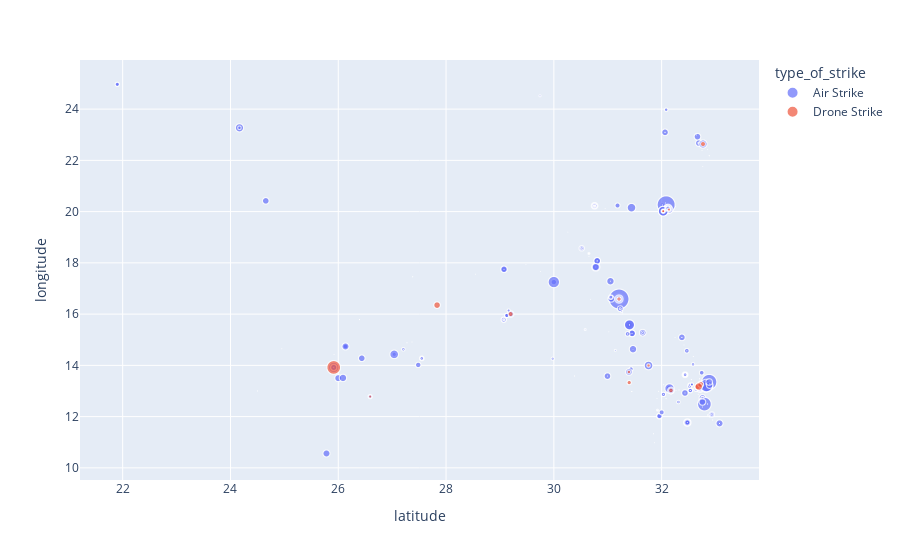

Write notebook code for a chart like this one.
### Code cell
fig = px.scatter(df_libya, x="latitude", y="longitude", color='type_of_strike',size='fatalities')
fig.show()

### Figure 1 — Plotly figure (JSON) as saved in the notebook; plotly's stock layout.template omitted (floating-point values rounded to 4 significant figures; data arrays with more than 128 entries replaced by an {"elided": "..."} marker saying what was removed)
{"data": [{"hovertemplate": "type_of_strike=Air Strike<br>latitude=%{x}<br>longitude=%{y}<br>fatalities=%{marker.size}<extra></extra>", "legendgroup": "Air Strike", "marker": {"color": "#636efa", "size": {"elided": "1400 int values"}, "sizemode": "area", "sizeref": 0.225, "symbol": "circle"}, "mode": "markers", "name": "Air Strike", "showlegend": true, "type": "scattergl", "x": {"elided": "1400 float values"}, "xaxis": "x", "y": {"elided": "1400 float values"}, "yaxis": "y"}, {"hovertemplate": "type_of_strike=Drone Strike<br>latitude=%{x}<br>longitude=%{y}<br>fatalities=%{marker.size}<extra></extra>", "legendgroup": "Drone Strike", "marker": {"color": "#EF553B", "size": [4, 0, 2, 2, 0, 2, 10, 2, 0, 0, 0, 0, 1, 0, 0, 6, 0, 0, 7, 6, 0, 43, 0, 0, 6, 0, 0, 8, 0, 0, 0, 0, 0, 0, 0, 0, 0, 0, 3, 4, 0, 0, 0, 3, 5, 12, 0, 0, 0], "sizemode": "area", "sizeref": 0.225, "symbol": "circle"}, "mode": "markers", "name": "Drone Strike", "showlegend": true, "type": "scattergl", "x": [31.21, 32.06, 32.03, 32.03, 32.12, 32.14, 27.83, 26.59, 32.06, 32.77, 32.06, 32.06, 32.77, 32.06, 32.77, 32.77, 32.89, 32.89, 32.66, 32.72, 29.2, 25.92, 32.53, 32.38, 29.2, 32.38, 32.38, 32.72, 32.38, 32.38, 31.65, 32.72, 32.52, 31.65, 31.39, 31.76, 31.76, 31.76, 31.39, 31.4, 32.85, 32.48, 32.89, 31.76, 32.17, 32.69, 31.21, 29.98, 31.92], "xaxis": "x", "y": [16.59, 20.05, 20.02, 20.02, 20.13, 20.08, 16.35, 12.78, 23.09, 22.64, 23.09, 23.09, 22.64, 23.09, 22.64, 22.64, 13.28, 13.28, 13.16, 13.26, 16.0, 13.92, 13.02, 15.09, 16.0, 15.09, 15.09, 13.26, 15.09, 15.09, 15.28, 13.26, 13.17, 15.28, 13.74, 13.99, 13.99, 13.99, 13.74, 13.33, 12.49, 11.77, 13.28, 13.99, 13.02, 13.17, 16.59, 14.26, 12.25], "yaxis": "y"}], "layout": {"legend": {"itemsizing": "constant", "title": {"text": "type_of_strike"}, "tracegroupgap": 0}, "margin": {"t": 60}, "xaxis": {"anchor": "y", "domain": [0, 1], "title": {"text": "latitude"}}, "yaxis": {"anchor": "x", "domain": [0, 1], "title": {"text": "longitude"}}}}
